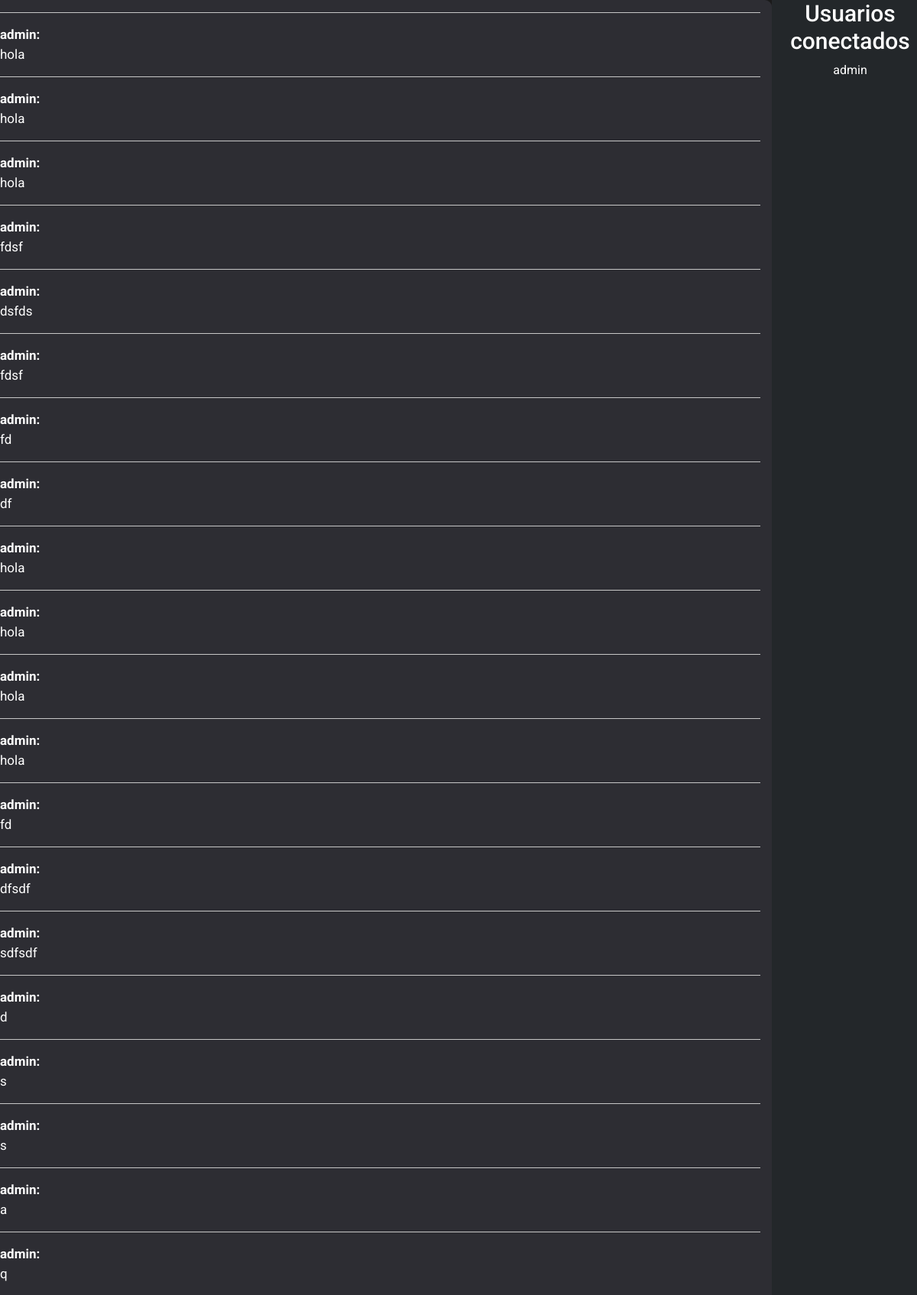
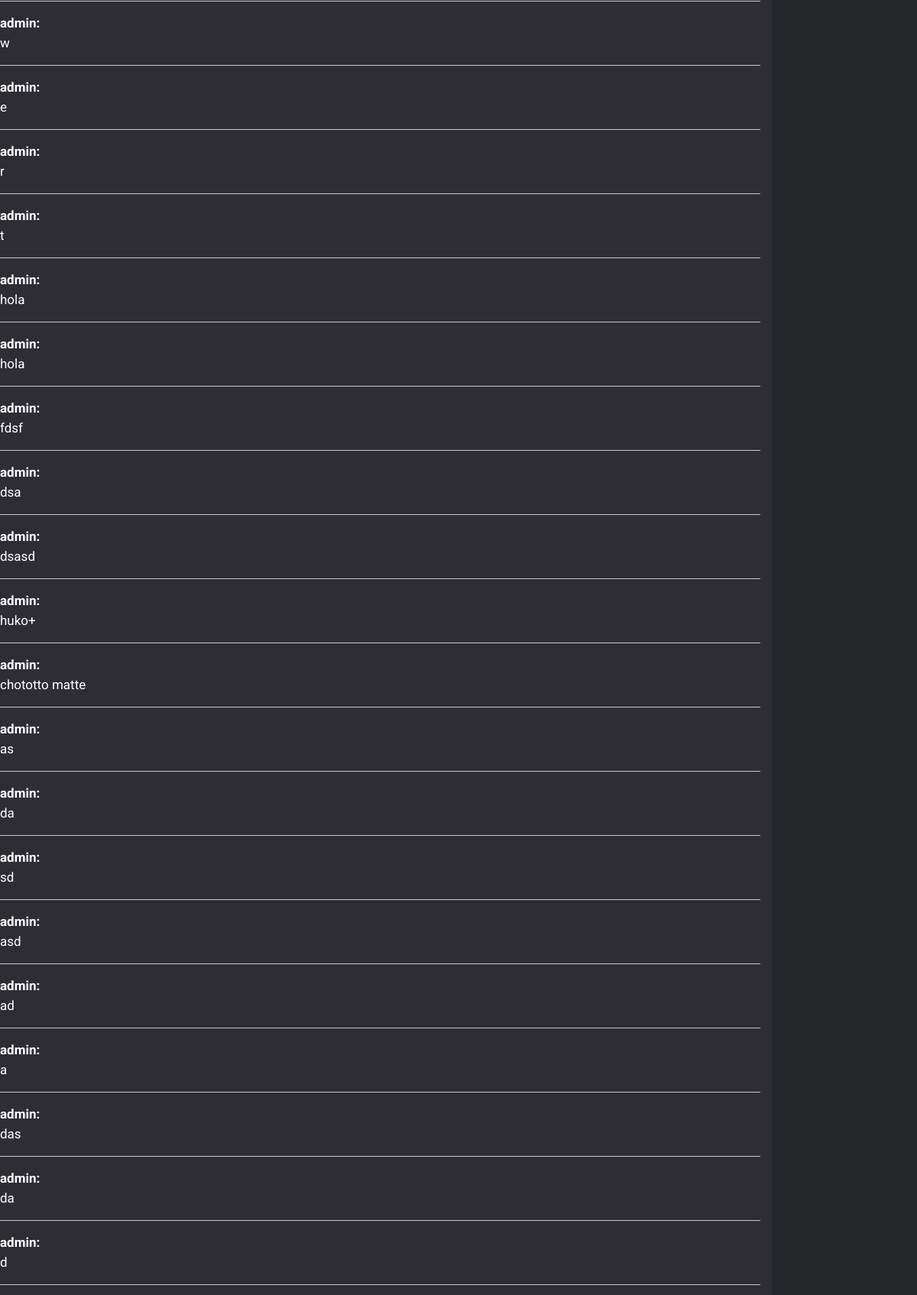
The page / (signed in, upper part) on the database its author committed (2 pictures, top to bottom).
### tables this page shows
CREATE TABLE messages(id integer PRIMARY KEY,user text, message text);

### main.py (the view)
@app.route('/' ,methods=['GET','POST'])
def home():
    if 'username' in session: #if there is an user logged in
        users, messages = get_messages()
        return render_template('index.html', username=session['username'], messages=messages, users=users, logueados=logueados)
    else: #if not makes them logged in
        return redirect('/login')

### db.py (called while the page is built)
def get_messages():
	con = sqlite3.connect('users.db', check_same_thread=False)
	elidart = con.cursor()
	query = elidart.execute("SELECT * FROM messages").fetchall() #obtiene todos los registros
	users = []
	messages = []
	for row in query:
		messages.append(row[1]) #guarda los mensajes en una lista
		users.append(row[2])
	con.commit()
	con.close()
	return users, messages

### templates/index.html (shortened to what this page needs)
<!DOCTYPE html>
<html lang="en">
<head>
  <link rel="stylesheet" href="https://stackpath.bootstrapcdn.com/bootstrap/4.3.1/css/bootstrap.min.css"
>
  <link rel="stylesheet" href="{{ url_for('static', filename='css/styles.css') }}">
</head>
<body id="indexbody">
  <div class="row maindiv">
    <div class="col-10 mensajes">
      {%for i in range(messages|length)%}
      <hr class="linea">
      <p><b>{{messages[i]}}:</b><br> {{users[i]}}</p>
      {% endfor %}
    </div>
    <div class="logueados col-2">
      <h1 id="usuarioscon">Usuarios conectados</h1>
      <div class="usuarios">
        {%for i in range(logueados|length)%}
        <p class="logged_user">{{logueados[i]}}</p>
        {% endfor %}
      </div>
    </div>
  </div>
</body>
</html>

### static/css/styles.css (style rules this page uses)
#indexbody { background-color: rgb(26, 26, 26); color: white; font-family: 'Roboto', sans-serif; overflow: hidden; height: 100%; }
#usuarioscon { font-size: 30px; text-align: center; }
.logged_user { text-align: center; background-color: #23272a; }
.mensajes { background-color: #2d2d33; border-radius: 9px; -moz-border-radius: 9px; -webkit-border-radius: 9px; font-size: 17px; word-wrap: break-word; overflow-y:scroll; height:90vh; }
.linea { border-color: #c7c7c7; }
.usuarios { overflow-y:auto; word-wrap: break-word; height:73vh; }
.logueados { background-color:#23272a; color:white; height:90vh; }

### rows shown on the page
messages: user "admin", message "hola"
messages: user "admin", message "hola"
messages: user "admin", message "hola"
messages: user "admin", message "fdsf"
messages: user "admin", message "dsfds"
messages: user "admin", message "fdsf"
messages: user "admin", message "fd"
messages: user "admin", message "df"
messages: user "admin", message "hola"
messages: user "admin", message "hola"
messages: user "admin", message "hola"
messages: user "admin", message "hola"
messages: user "admin", message "fd"
messages: user "admin", message "dfsdf"
messages: user "admin", message "sdfsdf"
messages: user "admin"
messages: user "admin"
messages: user "admin"
messages: user "admin"
messages: user "admin"
messages: user "admin"
messages: user "admin"
messages: user "admin"
messages: user "admin"
messages: user "admin", message "hola"
messages: user "admin", message "hola"
messages: user "admin", message "fdsf"
messages: user "admin", message "dsa"
messages: user "admin", message "dsasd"
messages: user "admin", message "huko+"
messages: user "admin", message "chototto matte"
messages: user "admin", message "as"
messages: user "admin", message "da"
messages: user "admin", message "sd"
messages: user "admin", message "asd"
messages: user "admin", message "ad"
messages: user "admin"
messages: user "admin", message "das"
messages: user "admin", message "da"
messages: user "admin"

### other values the page prints
{{ users[i] }} "d" "s" "s" "a" "q" "w" "e" "r" "t" "a" "d"
{{ logueados[i] }} "admin"
